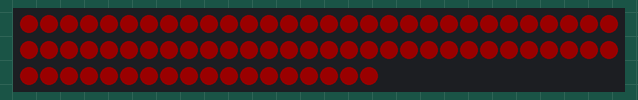
A sketch run on a simulated Arduino Uno, built with avr-gcc and run on an emulated ATmega328P. Parts: 78 RGB LEDs in strip order, left to right, continuing on the next row. Dim RGB values are drawn brighter than linear; the strip is taken to match the declared colour order.

Above: at 0.1 s.
At 1.1 s:
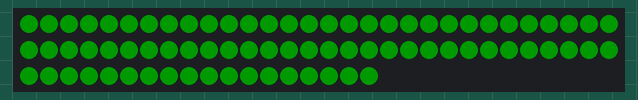
At 2.1 s:
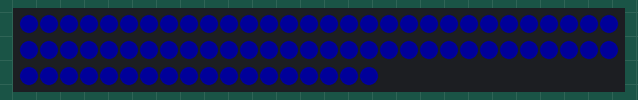
At 3.1 s:
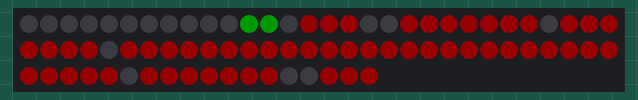
At 8.79 s:
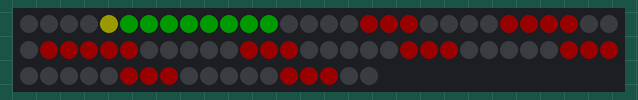
At 11.5 s:
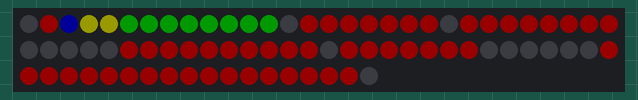

Measured:
- by itself, everything shown: repeats every 12.5 s, in 66 steps
- what the display in image 1 shows lasts 1.0 s, from 1.0 s to 2.0 s
- what the display in image 3 shows lasts 5.0 s, from 3.0 s to 8.0 s

The sketch:

UA18_DashTest.ino
```cpp
#include "dash.h"

#define DASH_PIN    6

Dash dash = Dash(DASH_PIN);

void setup() {
    dash.begin();
    dash.test();
    dash.clear();
}

void loop() {
    dash.setGear(0);
    dash.setTach(2000);
    dash.show();
    delay(5000);

    for(int i = 1; i < 4; i++){
        dash.setGear(i);
        for(int j = 2000; j <= MAX_RPM; j += 100){
            dash.setTach(j);
            dash.show();
            delay(10);
        }
    }

    delay(500);

    for(int i = 3; i > 0; i--){
        dash.setGear(i);
        for(int i = MAX_RPM; i >= 2000; i -= 100){
            dash.setTach(i);
            dash.show();
            delay(10);
        }
    }
}
```

dash.cpp
```cpp
#include <Adafruit_NeoPixel.h>
#include <Arduino.h>
#include "dash.h"

//based on Lightdot 8x8 font
static const bool gearNumbers[6][64] = {{
    1, 1, 1, 0, 0, 1, 1, 1,
    1, 1, 1, 1, 0, 1, 1, 1,
    1, 1, 1, 1, 0, 1, 1, 1,
    1, 1, 1, 1, 1, 1, 1, 1,
    1, 1, 1, 1, 1, 1, 1, 1,
    1, 1, 1, 1, 1, 1, 1, 1,
    1, 1, 1, 0, 1, 1, 1, 1,
    1, 1, 1, 0, 0, 1, 1, 1},{ /* N */

    0, 0, 0, 1, 1, 1, 0, 0,
    0, 0, 1, 1, 1, 1, 0, 0,
    0, 1, 1, 1, 1, 1, 0, 0,
    0, 0, 0, 1, 1, 1, 0, 0,
    0, 0, 0, 1, 1, 1, 0, 0,
    0, 0, 0, 1, 1, 1, 0, 0,
    0, 0, 0, 1, 1, 1, 0, 0,
    0, 0, 0, 1, 1, 1, 0, 0},{ /* 1 */

    0, 1, 1, 1, 1, 1, 1, 0,
    1, 1, 1, 1, 1, 1, 1, 1,
    1, 1, 1, 0, 0, 1, 1, 1,
    0, 0, 0, 0, 1, 1, 1, 0,
    0, 0, 1, 1, 1, 0, 0, 0,
    1, 1, 1, 0, 0, 0, 0, 0,
    1, 1, 1, 1, 1, 1, 1, 1,
    1, 1, 1, 1, 1, 1, 1, 1},{ /* 2 */

    1, 1, 1, 1, 1, 1, 1, 0,
    1, 1, 1, 1, 1, 1, 1, 1,
    0, 0, 0, 0, 0, 1, 1, 1,
    1, 1, 1, 1, 1, 1, 1, 0,
    1, 1, 1, 1, 1, 1, 1, 0,
    0, 0, 0, 0, 0, 1, 1, 1,
    1, 1, 1, 1, 1, 1, 1, 1,
    1, 1, 1, 1, 1, 1, 1, 0},{ /* 3 */

    1, 1, 1, 0, 1, 1, 1, 0,
    1, 1, 1, 0, 1, 1, 1, 0,
    1, 1, 1, 0, 1, 1, 1, 0,
    1, 1, 1, 1, 1, 1, 1, 1,
    1, 1, 1, 1, 1, 1, 1, 1,
    0, 0, 0, 0, 1, 1, 1, 0,
    0, 0, 0, 0, 1, 1, 1, 0,
    0, 0, 0, 0, 1, 1, 1, 0},{ /* 4 */

    1, 1, 1, 1, 1, 1, 1, 1,
    1, 1, 1, 1, 1, 1, 1, 1,
    1, 1, 1, 0, 0, 0, 0, 0,
    1, 1, 1, 1, 1, 1, 1, 0,
    1, 1, 1, 1, 1, 1, 1, 1,
    0, 0, 0, 0, 0, 1, 1, 1,
    1, 1, 1, 1, 1, 1, 1, 1,
    0, 1, 1, 1, 1, 1, 1, 0} /* 5 */
};

static const bool canErr[64] = {
    1, 1, 0, 1, 0, 1, 0, 1,
    1, 0, 1, 1, 1, 1, 1, 1,
    1, 1, 1, 0, 1, 1, 0, 1,
    0, 0, 0, 0, 0, 0, 0, 0,
    0, 0, 0, 0, 0, 0, 0, 0,
    1, 1, 0, 0, 0, 0, 0, 0,
    1, 1, 0, 1, 1, 0, 1, 1,
    1, 1, 0, 1, 0, 0, 1, 0
};

Dash::Dash(uint8_t pin){
    strip = Adafruit_NeoPixel(NUM_PIXELS, pin, NEO_RGB + NEO_KHZ800);

    gearColor = strip.Color(LED_ON, LED_OFF, LED_OFF); // gear color is actually in GRB
    errColor = strip.Color(LED_OFF, LED_ON, LED_OFF); // gear color is actually in GRB
    tempColor = strip.Color(LED_ON, LED_OFF, LED_OFF);

    tachColor[0] = strip.Color(LED_OFF, LED_ON, LED_OFF);
    tachColor[1] = strip.Color(LED_OFF, LED_ON, LED_OFF);
    tachColor[2] = strip.Color(LED_OFF, LED_ON, LED_OFF);
    tachColor[3] = strip.Color(LED_OFF, LED_ON, LED_OFF);
    tachColor[4] = strip.Color(LED_OFF, LED_ON, LED_OFF);
    tachColor[5] = strip.Color(LED_OFF, LED_ON, LED_OFF);
    tachColor[6] = strip.Color(LED_OFF, LED_ON, LED_OFF);
    tachColor[7] = strip.Color(LED_OFF, LED_ON, LED_OFF);
    tachColor[8] = strip.Color(LED_ON, LED_ON, LED_OFF);
    tachColor[9] = strip.Color(LED_ON, LED_ON, LED_OFF);
    tachColor[10] = strip.Color(LED_OFF, LED_OFF, LED_ON);
    tachColor[11] = strip.Color(LED_ON, LED_OFF, LED_OFF);
}

void Dash::begin(void){
    strip.begin();
}

void Dash::setBrightness(uint8_t b){

}

void Dash::test(void){
    for(uint8_t i = 0; i < NUM_PIXELS; i++){
        strip.setPixelColor(i, LED_ON, LED_OFF, LED_OFF);
    }
    strip.show();
    delay(1000);
    for(uint8_t i = 0; i < NUM_PIXELS; i++){
        strip.setPixelColor(i, LED_OFF, LED_ON, LED_OFF);
    }
    strip.show();
    delay(1000);
    for(uint8_t i = 0; i < NUM_PIXELS; i++){
        strip.setPixelColor(i, LED_OFF, LED_OFF, LED_ON);
    }
    strip.show();
    delay(1000);
}

void Dash::show(void){
    strip.show();
}

void Dash::clear(void){
    strip.clear();
}

void Dash::setTempLight(uint8_t light){
    strip.setPixelColor(light, tempColor);
}

void Dash::clearTempLight(uint8_t light){
    strip.setPixelColor(light, 0);
}

void Dash::setTach(uint16_t rpm){
    clearTach();
    for(uint8_t i = 0; i < rpm / (MAX_RPM / (TACH_LENGTH + 1)); i++){
        if(i >= TACH_LENGTH){
            break;
        }
        strip.setPixelColor(TACH_START + TACH_LENGTH - 1 - i, tachColor[i]);
    }
}

void Dash::clearTach(void){
    for(uint8_t i = TACH_START; i < TACH_START + TACH_LENGTH; i++){
        strip.setPixelColor(i, 0);
    }
}

void Dash::setCanErr(void){
    clearGear();
    for(uint8_t i = GEAR_START; i < GEAR_START + GEAR_LENGTH; i++){
        strip.setPixelColor(i, errColor * canErr[i - GEAR_START]);
    }
}

void Dash::setGear(uint8_t gear){
    clearGear();
    for(uint8_t i = GEAR_START; i < GEAR_START + GEAR_LENGTH; i++){
        strip.setPixelColor(i, gearColor * gearNumbers[gear][i - GEAR_START]);
    }
}

void Dash::clearGear(void){
    for(uint8_t i = GEAR_START; i < GEAR_START + GEAR_LENGTH; i++){
        strip.setPixelColor(i, 0);
    }
}
```

dash.h
```cpp
#ifndef DASH_H
#define DASH_H

#include <Adafruit_NeoPixel.h>

#define NUM_PIXELS  78
#define LED_OFF     0
#define LED_ON      25 // 0 - 255 for brightness

#define COOLANT_TEMP_LIGHT  0
#define OIL_TEMP_LIGHT      13
#define TACH_START          1
#define TACH_LENGTH         12
#define GEAR_START          14
#define GEAR_LENGTH         64

#define MAX_RPM     10500

//TODO: add color definitions

class Dash {
    public:
        Dash(uint8_t pin);

        void begin();
        void setBrightness(uint8_t b);
        void test(void);
        void show(void);
        void clear(void);

        void setTempLight(uint8_t light);
        void clearTempLight(uint8_t light);
        void setTach(uint16_t rpm);
        void clearTach(void);
        void setCanErr(void);
        void setGear(uint8_t gear);
        void clearGear(void);
    protected:
        Adafruit_NeoPixel strip;
        uint8_t stripPin;
        uint32_t gearColor;
        uint32_t errColor;
        uint32_t tempColor;
        uint32_t tachColor[TACH_LENGTH];
};

#endif
```
